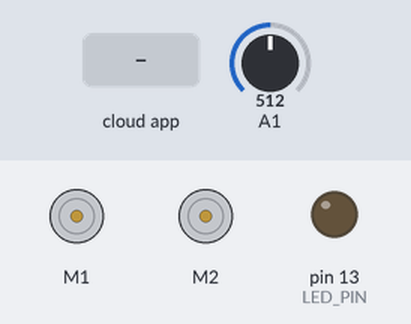
The sketch below on a simulated Arduino Uno, built with avr-gcc and run on an emulated ATmega328P. On the bench: 2 × DC motor (green arrow = forward, orange = backward, longer = faster), output pins drawn as LEDs (lit = HIGH). The inputs (shaded band) are chosen by the test bench; at power-on: A1 = 512. The ROS host is connected and sends only what is stated.

Above: at 1.2 s.
1.3 s: the phone or cloud app sets forward_back_value to -100
At 1.8 s:
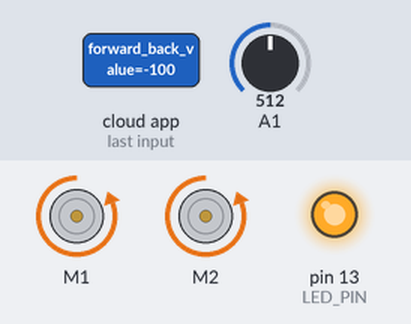
2.8 s: the phone or cloud app sets left_right_value to -100
At 4.0 s:
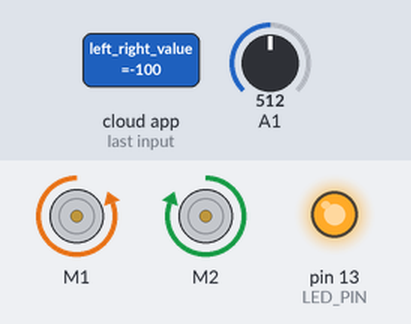
4.3 s: the phone or cloud app sets left_stick_press_value to 100
At 5.2 s:
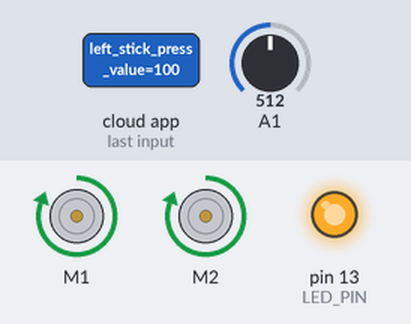
5.8 s: the phone or cloud app sets left_stick_press_value to -100
At 6.4 s:
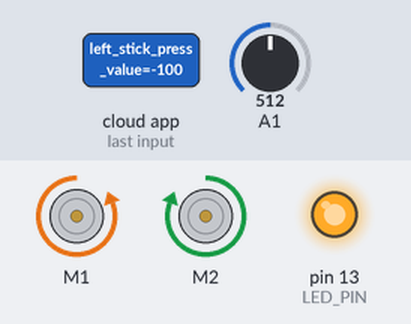
7.3 s: the phone or cloud app sets forward_back_value to 100
At 8.5 s:
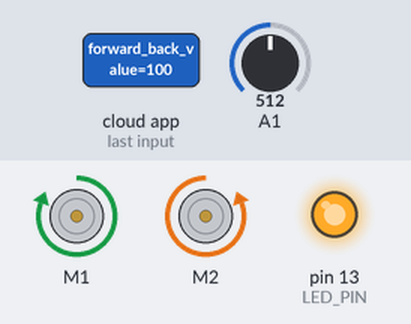
8.8 s: the phone or cloud app sets forward_back_value to 0
At 9.9 s:
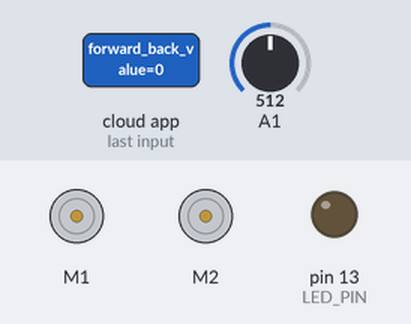
Timing chart, 0 to 11.3 s (numbered marks = the images above; inputs shaded):
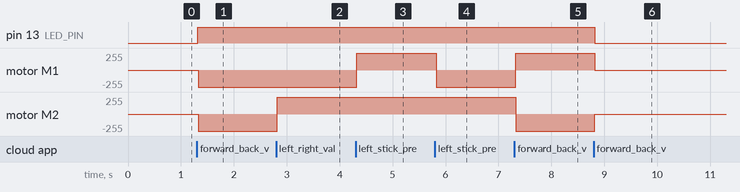

The sketch:

Zumo_Xbee_Ros_w_Voltage.ino
```cpp
/*
 * This example uses the ZumoMotors library to drive each motor on the Zumo
 * forward, then backward. The yellow user LED is on when a motor should be
 * running forward and off when a motor should be running backward. If a
 * motor on your Zumo has been flipped, you can correct its direction by
 * uncommenting the call to flipLeftMotor() or flipRightMotor() in the setup()
 * function.
 */

//#include <Wire.h>
#include <ros.h>
// #include "ArduinoHardware.h"
#include <ZumoShield.h>
#include <std_msgs/Float32.h>

#define LED_PIN 13

ZumoMotors motors;
ros::NodeHandle nh;
bool moveRobot;

struct TrackSpeedType {
  float move_forward_back_number;
  float move_left_right_number;
  float twist_left_right_number;
  float button_press_number;
  int left_speed;
  int right_speed;
} TrackSpeed;


void messageMoveForwardBack( const std_msgs::Float32& move_forward_back_msg){
  TrackSpeed.move_forward_back_number = move_forward_back_msg.data;
}

void messageMoveLeftRight( const std_msgs::Float32& move_left_right_msg){
  TrackSpeed.move_left_right_number = move_left_right_msg.data;
}

void messageTwistLeftRight( const std_msgs::Float32& twist_left_right_msg){
  TrackSpeed.twist_left_right_number = twist_left_right_msg.data;
}

void messageButtonPress( const std_msgs::Float32& button_press_msg){
  TrackSpeed.button_press_number = button_press_msg.data;
}


ros::Subscriber<std_msgs::Float32> subMoveForwardBack("zumo/move/forward_back_value", &messageMoveForwardBack );
ros::Subscriber<std_msgs::Float32> subMoveRightLeft("zumo/move/left_right_value", &messageMoveLeftRight );
ros::Subscriber<std_msgs::Float32> subTwistLeftRight("zumo/twist/left_right_value", &messageTwistLeftRight );
ros::Subscriber<std_msgs::Float32> subLeftStickButtonPress("zumo/button/left_stick_press_value", &messageButtonPress );

std_msgs::Float32 voltage_msg;
ros::Publisher voltage("zumo/voltage", &voltage_msg);


void setup()
{
  pinMode(LED_PIN, OUTPUT);
  nh.initNode();

  nh.advertise(voltage);

  nh.subscribe(subMoveForwardBack);
  nh.subscribe(subMoveRightLeft);
  nh.subscribe(subTwistLeftRight);
  nh.subscribe(subLeftStickButtonPress);


  TrackSpeed.left_speed = 0;
  TrackSpeed.right_speed = 0;
  // uncomment one or both of the following lines if your motors' directions need to be flipped
  //motors.flipLeftMotor(true);
  //motors.flipRightMotor(true);

}

void loop()
{
  TrackSpeed.left_speed = 0;
  TrackSpeed.right_speed = 0;

//  float batteryVoltage = analogRead(1) * 5000L * 3/2 / 1023;
//  voltage_msg.data = batteryVoltage;
  static uint32_t pre_voltage;
  if (millis()-pre_voltage >= 1000)
  {
    voltage_msg.data = analogRead(1) * 5.0 * 3/2 / 1023;
    voltage.publish( &voltage_msg );
  }

  //math for moving forward or back
  if (TrackSpeed.move_forward_back_number != 0)
  {
    TrackSpeed.left_speed = (int) (300 * TrackSpeed.move_forward_back_number);
    TrackSpeed.right_speed = (int) (300 * TrackSpeed.move_forward_back_number);
  }

  //math for moving left or right, but must be moving forward or back first
  if (TrackSpeed.move_left_right_number > 0)
  {
    TrackSpeed.left_speed  = (int)(TrackSpeed.left_speed * (1 - TrackSpeed.move_left_right_number*TrackSpeed.move_left_right_number));
  }
  else if (TrackSpeed.move_left_right_number < 0)
  {
    TrackSpeed.right_speed = (int)(TrackSpeed.right_speed * (1 - TrackSpeed.move_left_right_number*TrackSpeed.move_left_right_number));
  }

  //math for twisting left or right
  if (TrackSpeed.twist_left_right_number != 0)
  {
    TrackSpeed.left_speed += (int) (-75 * TrackSpeed.twist_left_right_number);
    TrackSpeed.right_speed += (int) (75 * TrackSpeed.twist_left_right_number);
  }

  //math with button for turbo speed!!
  if (TrackSpeed.button_press_number > 0 )
  {
    TrackSpeed.left_speed *= 2;
    TrackSpeed.right_speed *= 2;
    // TrackSpeed.left_speed = (int) (10 * TrackSpeed.move_forward_back_number);
    // TrackSpeed.right_speed = (int) (10 * TrackSpeed.move_forward_back_number);

  }

  // now get the motors moving
  if (TrackSpeed.left_speed != 0 || TrackSpeed.right_speed != 0 )
  {
    digitalWrite(LED_PIN, HIGH);
    motors.setLeftSpeed(  TrackSpeed.left_speed);
    motors.setRightSpeed( TrackSpeed.right_speed);
  } else {
    digitalWrite(LED_PIN, LOW);
    motors.setLeftSpeed(  0);
    motors.setRightSpeed( 0);
  }


  nh.spinOnce();
  delay(10);

}
```

Measured:
- after the input at 1.3 s, pin 13 (LED_PIN): LOW → HIGH at once; motor M1, motor M2: stopped → backward 255/255 at once
- after the input at 2.8 s, motor M2: backward 255/255 → forward 255/255 at once
- after the input at 4.3 s, motor M1: backward 255/255 → forward 255/255 at once
- after the input at 5.8 s, motor M1: forward 255/255 → backward 255/255 at once
- after the input at 7.3 s, motor M1: backward 255/255 → forward 255/255 at once; motor M2: forward 255/255 → backward 255/255 at once
- after the input at 8.8 s, pin 13 (LED_PIN): HIGH → LOW at once; motor M1: forward 255/255 → stopped at once; motor M2: backward 255/255 → stopped at once
